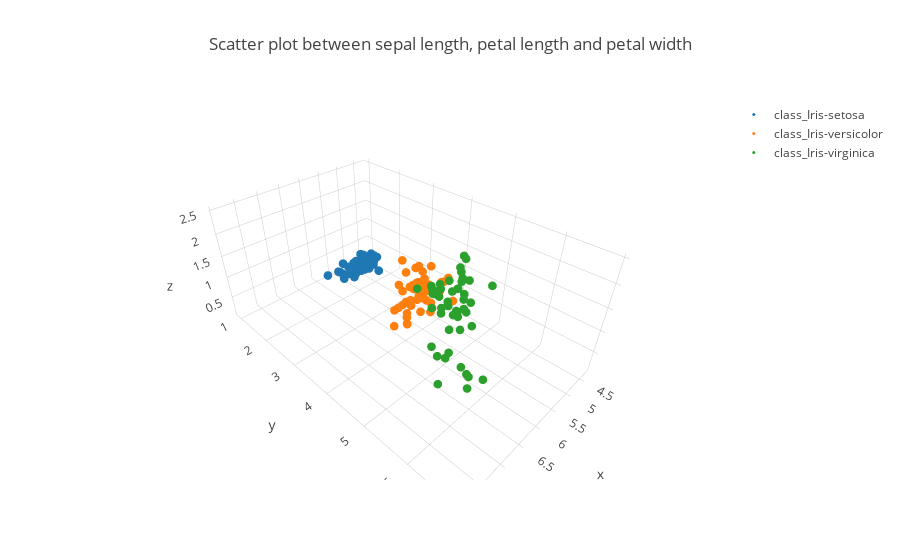

Write notebook code for a chart like this one.
### Code cell
data = []
for i in ['Iris-setosa', 'Iris-versicolor', 'Iris-virginica']:
    trace = go.Scatter3d(x = iris[iris["target"] == i].iloc[:, 0],
                         y = iris[iris["target"] == i].iloc[:, 2],
                         z = iris[iris["target"] == i].iloc[:, 3],
                         mode = 'markers',
                         name = "class_{}".format(i),
                         marker = dict(size = 3))
    data.append(trace)
    layout=dict(
        title='Scatter plot between sepal length, petal length and petal width'
    )
figure = dict(data=data, layout = layout)
iplot(figure)

### Figure 1 — Plotly figure (JSON) as saved in the notebook; plotly's stock layout.template omitted (floating-point values rounded to 4 significant figures)
{"data": [{"marker": {"size": 3}, "mode": "markers", "name": "class_Iris-setosa", "type": "scatter3d", "uid": "d45ff436-e3aa-40ec-a5a9-da294660efe0", "x": [5.1, 4.9, 4.7, 4.6, 5, 5.4, 4.6, 5, 4.4, 4.9, 5.4, 4.8, 4.8, 4.3, 5.8, 5.7, 5.4, 5.1, 5.7, 5.1, 5.4, 5.1, 4.6, 5.1, 4.8, 5, 5, 5.2, 5.2, 4.7, 4.8, 5.4, 5.2, 5.5, 4.9, 5, 5.5, 4.9, 4.4, 5.1, 5, 4.5, 4.4, 5, 5.1, 4.8, 5.1, 4.6, 5.3, 5], "y": [1.4, 1.4, 1.3, 1.5, 1.4, 1.7, 1.4, 1.5, 1.4, 1.5, 1.5, 1.6, 1.4, 1.1, 1.2, 1.5, 1.3, 1.4, 1.7, 1.5, 1.7, 1.5, 1, 1.7, 1.9, 1.6, 1.6, 1.5, 1.4, 1.6, 1.6, 1.5, 1.5, 1.4, 1.5, 1.2, 1.3, 1.5, 1.3, 1.5, 1.3, 1.3, 1.3, 1.6, 1.9, 1.4, 1.6, 1.4, 1.5, 1.4], "z": [0.2, 0.2, 0.2, 0.2, 0.2, 0.4, 0.3, 0.2, 0.2, 0.1, 0.2, 0.2, 0.1, 0.1, 0.2, 0.4, 0.4, 0.3, 0.3, 0.3, 0.2, 0.4, 0.2, 0.5, 0.2, 0.2, 0.4, 0.2, 0.2, 0.2, 0.2, 0.4, 0.1, 0.2, 0.1, 0.2, 0.2, 0.1, 0.2, 0.2, 0.3, 0.3, 0.2, 0.6, 0.4, 0.3, 0.2, 0.2, 0.2, 0.2]}, {"marker": {"size": 3}, "mode": "markers", "name": "class_Iris-versicolor", "type": "scatter3d", "uid": "6b7ccc5f-7bf6-44ad-a71d-f00df9f07f06", "x": [7, 6.4, 6.9, 5.5, 6.5, 5.7, 6.3, 4.9, 6.6, 5.2, 5, 5.9, 6, 6.1, 5.6, 6.7, 5.6, 5.8, 6.2, 5.6, 5.9, 6.1, 6.3, 6.1, 6.4, 6.6, 6.8, 6.7, 6, 5.7, 5.5, 5.5, 5.8, 6, 5.4, 6, 6.7, 6.3, 5.6, 5.5, 5.5, 6.1, 5.8, 5, 5.6, 5.7, 5.7, 6.2, 5.1, 5.7], "y": [4.7, 4.5, 4.9, 4, 4.6, 4.5, 4.7, 3.3, 4.6, 3.9, 3.5, 4.2, 4, 4.7, 3.6, 4.4, 4.5, 4.1, 4.5, 3.9, 4.8, 4, 4.9, 4.7, 4.3, 4.4, 4.8, 5, 4.5, 3.5, 3.8, 3.7, 3.9, 5.1, 4.5, 4.5, 4.7, 4.4, 4.1, 4, 4.4, 4.6, 4, 3.3, 4.2, 4.2, 4.2, 4.3, 3, 4.1], "z": [1.4, 1.5, 1.5, 1.3, 1.5, 1.3, 1.6, 1, 1.3, 1.4, 1, 1.5, 1, 1.4, 1.3, 1.4, 1.5, 1, 1.5, 1.1, 1.8, 1.3, 1.5, 1.2, 1.3, 1.4, 1.4, 1.7, 1.5, 1, 1.1, 1, 1.2, 1.6, 1.5, 1.6, 1.5, 1.3, 1.3, 1.3, 1.2, 1.4, 1.2, 1, 1.3, 1.2, 1.3, 1.3, 1.1, 1.3]}, {"marker": {"size": 3}, "mode": "markers", "name": "class_Iris-virginica", "type": "scatter3d", "uid": "69308a62-c235-4eeb-91a2-978b9ab7d393", "x": [6.3, 5.8, 7.1, 6.3, 6.5, 7.6, 4.9, 7.3, 6.7, 7.2, 6.5, 6.4, 6.8, 5.7, 5.8, 6.4, 6.5, 7.7, 7.7, 6, 6.9, 5.6, 7.7, 6.3, 6.7, 7.2, 6.2, 6.1, 6.4, 7.2, 7.4, 7.9, 6.4, 6.3, 6.1, 7.7, 6.3, 6.4, 6, 6.9, 6.7, 6.9, 5.8, 6.8, 6.7, 6.7, 6.3, 6.5, 6.2, 5.9], "y": [6, 5.1, 5.9, 5.6, 5.8, 6.6, 4.5, 6.3, 5.8, 6.1, 5.1, 5.3, 5.5, 5, 5.1, 5.3, 5.5, 6.7, 6.9, 5, 5.7, 4.9, 6.7, 4.9, 5.7, 6, 4.8, 4.9, 5.6, 5.8, 6.1, 6.4, 5.6, 5.1, 5.6, 6.1, 5.6, 5.5, 4.8, 5.4, 5.6, 5.1, 5.1, 5.9, 5.7, 5.2, 5, 5.2, 5.4, 5.1], "z": [2.5, 1.9, 2.1, 1.8, 2.2, 2.1, 1.7, 1.8, 1.8, 2.5, 2, 1.9, 2.1, 2, 2.4, 2.3, 1.8, 2.2, 2.3, 1.5, 2.3, 2, 2, 1.8, 2.1, 1.8, 1.8, 1.8, 2.1, 1.6, 1.9, 2, 2.2, 1.5, 1.4, 2.3, 2.4, 1.8, 1.8, 2.1, 2.4, 2.3, 1.9, 2.3, 2.5, 2.3, 1.9, 2, 2.3, 1.8]}], "layout": {"title": {"text": "Scatter plot between sepal length, petal length and petal width"}}}
